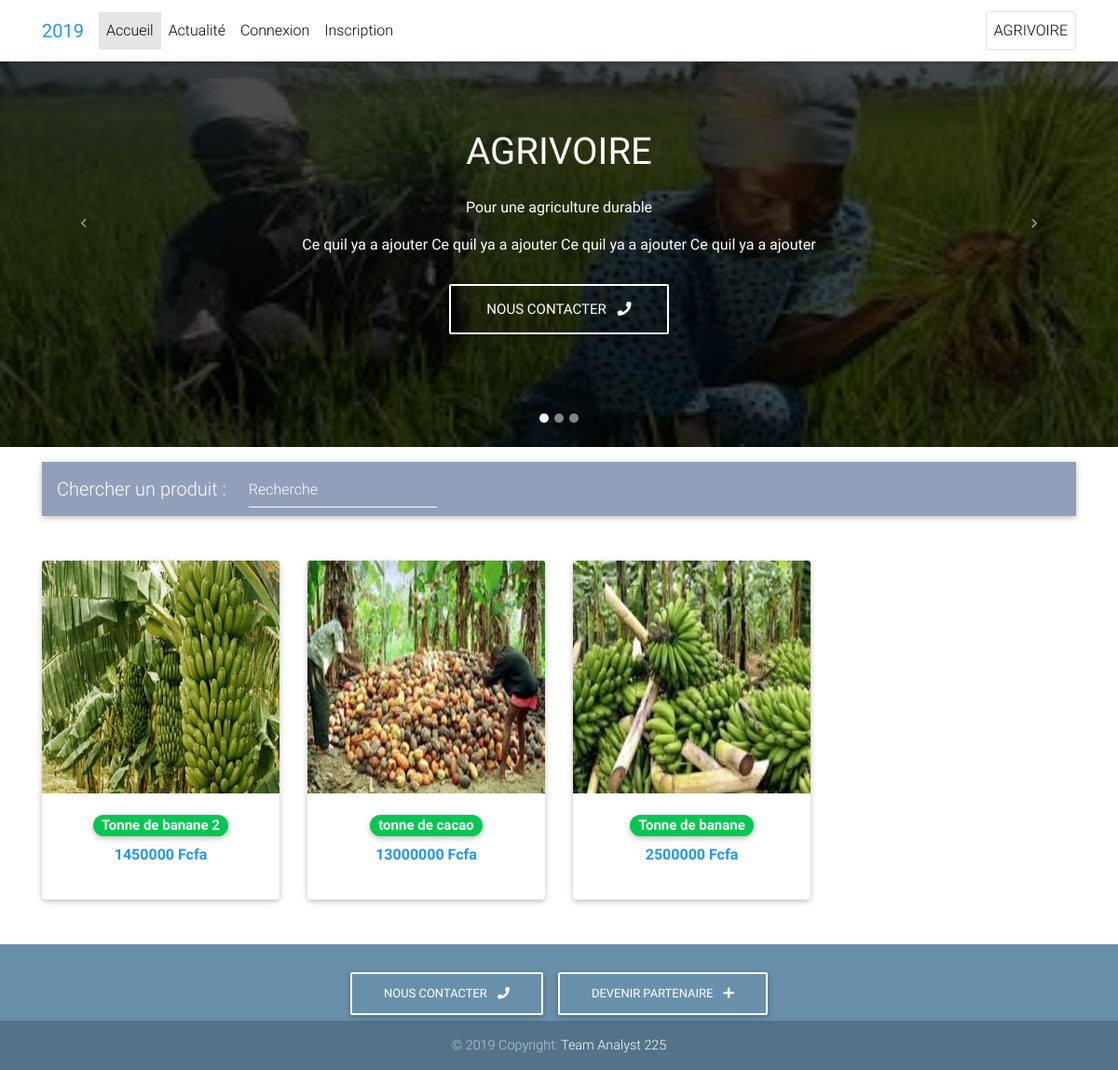
The page / on the database its author committed.
### users/models.py (models this page shows, shortened)
class Produit(models.Model):
    titre = models.CharField(max_length=20) #Titre du produit
    image1 = models.ImageField(default='default.png',upload_to='profile_pics')
    image2 = models.ImageField(default='default.png',upload_to='profile_pics')
    image3 = models.ImageField(default='default.png',upload_to='profile_pics')
    description = models.TextField() # Description
    quantite = models.IntegerField() # Quantite de produit a vendre
    date_post = models.DateTimeField(default=timezone.now) # date de publication
    auteur = models.ForeignKey(User, on_delete=models.CASCADE) # info sur lauteur
    prix = models.IntegerField() # Prix du produit

### users/views.py (the view)
# urls.py: path('', ProduitListView.as_view(), name='site-home'),
class ProduitListView(ListView): # list des produits
    model = Produit
    template_name = 'users/index.html'
    context_object_name = 'produits'
    ordering = ['-date_post']
    paginate_by = 8

### users/templates/users/index.html (shortened to what this page needs)
{% extends "users/base.html" %}
{%block content %}
 <main>
        <div class="container">
          <nav class="navbar navbar-expand-lg navbar-dark mdb-color lighten-3 mt-3 mb-5">
            <span class="navbar-brand">Chercher un produit :</span>
            <div class="collapse navbar-collapse" id="basicExampleNav" >
              <form class="form-inline" action="{% url 'search' %}" method="GET" >
                  <div class="md-form my-0">
                    <input name="q" class="form-control mr-sm-2" type="text" placeholder="Recherche" aria-label="Search">
                  </div>
                </form>
            </div>
          </nav>
          <section class="text-center mb-4">
            <div class="row wow fadeIn">
                {% for produit in produits%}
                              <div class="col-lg-3 col-md-6 mb-4">
                                <div class="card">
                                  <div class="view overlay">
                                    <img src="{{ produit.image1.url }}" class="card-img-top" height="250" width="372"
                                      alt="">
                                  </div>
                                  <div class="card-body text-center">
                                      <a href="{% url 'produit-detail' produit.id %}" class="grey-text">
                                          <h5><span class="badge badge-pill success-color">{{produit.titre}}</span></h5>
                                        </a>
                                       <h7 class="font-weight-bold blue-text">
                                      <p><strong>{{produit.prix}} Fcfa</strong></p>
                                        </h7>
                                    </div>
                                </div>
                              </div>
                {% endfor %}
                            </div>
          </section>
        </div>
      </main>
{% endblock content %}

### users/templates/users/base.html (shortened to what this page needs)
{% load static %}
<!DOCTYPE html>
<html lang="en">
<head>
  <link rel="stylesheet" href="https://maxcdn.bootstrapcdn.com/bootstrap/4.0.0/css/bootstrap.min.css">
  <link rel="stylesheet" href="https://use.fontawesome.com/releases/v5.11.2/css/all.css">
  <link href="{% static 'users/css/bootstrap.min.css' %}" rel="stylesheet">
  <link href="{% static 'users/css/mdb.min.css' %}" rel="stylesheet">
  <link href="{% static 'users/css/style.min.css' %}" rel="stylesheet">
</head>
<body>
  <nav class="navbar fixed-top navbar-expand-lg navbar-light white scrolling-navbar">
    <div class="container">
      <a class="navbar-brand waves-effect" href="{% url 'site-home' %}">
        <strong class="blue-text">2019</strong>
      </a>
      <div class="collapse navbar-collapse" id="navbarSupportedContent">
        <ul class="navbar-nav mr-auto">
          <li class="nav-item active">
            <a class="nav-link waves-effect" href="{% url 'site-home' %}">Accueil
            </a>
          </li>
          <li class="nav-item">
              <a class="nav-link waves-effect" href="#">Actualité</a>
            </li>
      {% if user.is_authenticated %}
          {% if user.profile.can_post == True %}
            <li class="nav-item">
                <a class="nav-link waves-effect" href="{% url 'produit-create' %}"
                >Publier</a>
              </li>
              <li class="nav-item">
                  <a class="nav-link waves-effect" href="{% url 'profile' %}"
                  >Profile</a>
                </li>
                <li class="nav-item">
                    <a class="nav-link waves-effect" href="{% url 'logout' %}"
                    >Logout</a>
                  </li>
          {% else %}
              <li class="nav-item">
                  <a class="nav-link waves-effect" href="#"
                  >Publier</a>
                </li>
              <li class="nav-item">
                  <a class="nav-link waves-effect" href="{% url 'profile' %}"
                  >Profile</a>
                </li>
                <li class="nav-item">
                    <a class="nav-link waves-effect" href="{% url 'logout' %}"
                    >Logout</a>
                  </li>
          {% endif %}
      {% else %}
              <li class="nav-item">
                  <a class="nav-link waves-effect" href="{% url 'login' %}">Connexion</a>
                </li>
                <li class="nav-item">
                  <a class="nav-link waves-effect" href="{% url 'register' %}"
                  >Inscription</a>
                </li>
      {% endif %}
        </ul>
        <ul class="navbar-nav nav-flex-icons">
          <li class="nav-item">
            <a href="#" class="nav-link border border-light rounded waves-effect"
             >
                AGRIVOIRE
            </a>
          </li>
        </ul>
      </div>
    </div>
  </nav>
  <div id="carousel-example-1z" class="carousel slide carousel-fade pt-4" data-ride="carousel">
    <ol class="carousel-indicators">
      <li data-target="#carousel-example-1z" data-slide-to="0" class="active"></li>
      <li data-target="#carousel-example-1z" data-slide-to="1"></li>
      <li data-target="#carousel-example-1z" data-slide-to="2"></li>
    </ol>
    <div class="carousel-inner" role="listbox">
      <div class="carousel-item active">
        <div class="view" style="background-image: url({% static 'users/img/bd1.jpg' %}); background-repeat: no-repeat; background-size: cover;">
          <div class="mask rgba-black-strong d-flex justify-content-center align-items-center">
            <div class="text-center white-text mx-5 wow fadeIn">
              <h1 class="mb-4">
                <strong>AGRIVOIRE</strong>
              </h1>
              <p>
                <strong>Pour une agriculture durable</strong>
              </p>
              <p class="mb-4 d-none d-md-block">
                <strong>Ce quil ya a ajouter Ce quil ya a ajouter Ce quil ya a ajouter Ce quil ya a ajouter</strong>
              </p>
              <a href="#" class="btn btn-outline-white btn-lg">Nous Contacter
                <i class="fas fa-phone ml-2"></i>
              </a>
            </div>
          </div>
        </div>
      </div>
    </div>
    <a class="carousel-control-prev" href="#carousel-example-1z" role="button" data-slide="prev">
      <span class="carousel-control-prev-icon" aria-hidden="true"></span>
    </a>
    <a class="carousel-control-next" href="#carousel-example-1z" role="button" data-slide="next">
      <span class="carousel-control-next-icon" aria-hidden="true"></span>
    </a>
  </div>
 {% block content %}
 {% endblock  %}
  <footer class="page-footer text-center font-small mt-4 wow fadeIn">
    <div class="pt-4">
      <a class="btn btn-outline-white" href="#"
        role="button">Nous contacter
        <i class="fas fa-phone ml-2"></i>
      </a>
      <a class="btn btn-outline-white" href="#" role="button">Devenir Partenaire
        <i class="fas fa-plus ml-2"></i>
      </a>
    </div>
    <div class="footer-copyright py-3">
      © 2019 Copyright:
      <a href="#"> Team Analyst 225 </a>
    </div>
  </footer>
</body>
</html>

### users/templates/users/base.html (style rules this page uses)
html, body, header, .carousel { height: 60vh; }

### rows shown on the page
Produit: image1 (picture), titre "Tonne de banane 2", prix "1450000"
Produit: image1 (picture), titre "tonne de cacao", prix "13000000"
Produit: image1 (picture), titre "Tonne de banane", prix "2500000"
